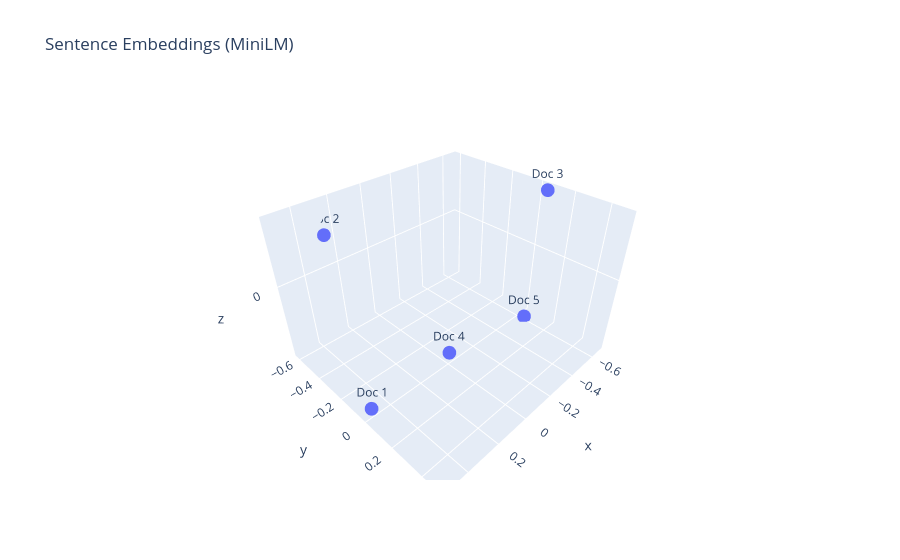

Notebook code for this chart:
### Code cell
# %uv add sentence-transformers

from sentence_transformers import SentenceTransformer
import numpy as np

model = SentenceTransformer("sentence-transformers/all-MiniLM-L6-v2")

# Embedding des phrases
doc_embeddings = model.encode(docs, show_progress_bar=False)

print("Shape:", doc_embeddings.shape)  # (n_docs, 384)

# Projection 3D
from sklearn.decomposition import PCA
import plotly.express as px

emb_3d = PCA(n_components=3).fit_transform(doc_embeddings)

fig = px.scatter_3d(
    x=emb_3d[:,0], y=emb_3d[:,1], z=emb_3d[:,2],
    text=labels, title="Sentence Embeddings (MiniLM)"
)
fig.show()

### Figure 1 — Plotly figure (JSON) as saved in the notebook; plotly's stock layout.template omitted (floating-point values rounded to 4 significant figures)
{"data": [{"hovertemplate": "x=%{x}<br>y=%{y}<br>z=%{z}<br>text=%{text}<extra></extra>", "legendgroup": "", "marker": {"color": "#636efa", "symbol": "circle"}, "mode": "markers+text", "name": "", "scene": "scene", "showlegend": false, "text": ["Doc 1", "Doc 2", "Doc 3", "Doc 4", "Doc 5"], "type": "scatter3d", "x": [0.5146, 0.2714, -0.6668, 0.4776, -0.5968], "y": [0.009405, -0.6117, 0.06023, 0.4886, 0.05354], "z": [-0.3861, 0.2, 0.3602, 0.2612, -0.4354]}], "layout": {"legend": {"tracegroupgap": 0}, "scene": {"domain": {"x": [0, 1], "y": [0, 1]}, "xaxis": {"title": {"text": "x"}}, "yaxis": {"title": {"text": "y"}}, "zaxis": {"title": {"text": "z"}}}, "title": {"text": "Sentence Embeddings (MiniLM)"}}}
